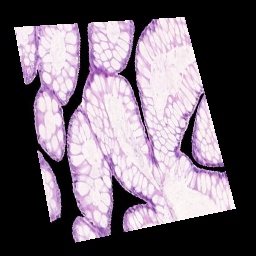
#> input picture PBL-ORB detector/BR/Bruce Force/Input/test0.jpg, 256 x 256 px
$ python 'Brute Force EX2.py'
#> lines starting #> are read from the running program, lines starting #| are printed output that depends on the picture
# importing openCV library
import cv2

# function to read the images by taking there path
def read_image(path1,path2):
#> called with path1 = 'Input/test0.jpg', path2 = 'Input/test1.jpg'
	read_img1 = cv2.imread(path1)
#> read_img1 is the input picture: shape (256, 256, 3); mean B, G, R 112.1, 101, 112.1
	read_img2 = cv2.imread(path2)
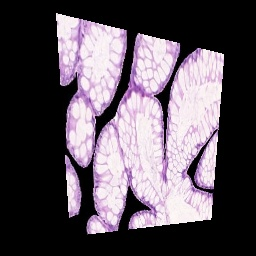
#> input picture PBL-ORB detector/BR/Bruce Force/Input/test1.jpg, 256 x 256 px
#> read_img2 is the input picture: shape (256, 256, 3); mean B, G, R 90.4, 81.3, 90.4
	return (read_img1,read_img2)

# function to convert images from RGB to gray scale
def convert_to_grayscale(pic1,pic2):
	gray_img1 = cv2.cvtColor(pic1,cv2.COLOR_BGR2GRAY)
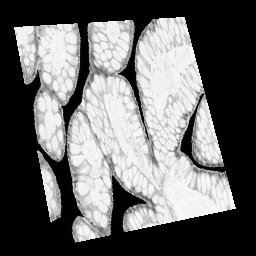
#> gray_img1: shape (256, 256); min 0, max 253, mean 105.6
	gray_img2 = cv2.cvtColor(pic2,cv2.COLOR_BGR2GRAY)
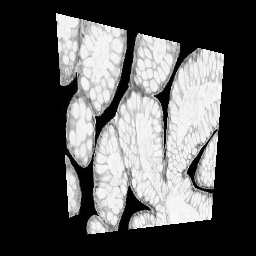
#> gray_img2: shape (256, 256); min 0, max 254, mean 85
	return (gray_img1,gray_img2)

# function to detect the features by finding key points and descriptors from the image
def detector(image1,image2):
	# creating ORB detector
	detect = cv2.ORB_create()

	# finding key points and descriptors of both images using detectAndCompute() function
	key_point1,descrip1 = detect.detectAndCompute(image1,None)
#> key_point1 = 436 keypoints; strongest (x, y, size): (203, 97, 37.2), (50, 220, 31), (120, 74, 31), (63, 106, 31)
	key_point2,descrip2 = detect.detectAndCompute(image2,None)
#> key_point2 = 453 keypoints; strongest (x, y, size): (222, 54, 31), (210, 219, 31), (139, 33, 31), (96, 117, 31)
	return (key_point1,descrip1,key_point2,descrip2)

# main function
if __name__ == '__main__':
# giving the path of both of the images
	first_image_path = "Input/test0.jpg"
	second_image_path = "Input/test1.jpg"
	img1, img2 = read_image(first_image_path,second_image_path)

	# converting the readed images into the gray scale images
	gray_pic1, gray_pic2 = convert_to_grayscale(img1,img2)

	# storing the finded key points and descriptors of both of the images
	key_pt1,descrip1,key_pt2,descrip2 = detector(img1,img2)
#> key_pt1 has the same summary as key_point1 in detector; key_pt2 has the same summary as key_point2 in detector

	# showing the images with their key points finded by the detector
	cv2.imshow("Key points of Image 1",cv2.drawKeypoints(img1,key_pt1,None))
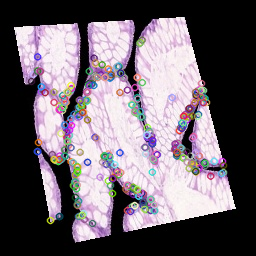
#> window 'Key points of Image 1': shape (256, 256, 3); mean B, G, R 108.4, 99.9, 109
	cv2.imshow("Key points of Image 2",cv2.drawKeypoints(img2,key_pt2,None))
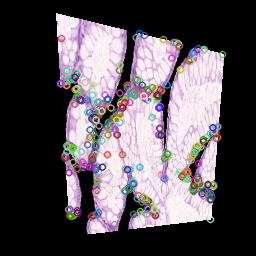
#> window 'Key points of Image 2': shape (256, 256, 3); mean B, G, R 86.8, 80.8, 87.7
	out1 = cv2.drawKeypoints(img1,key_pt1,None)
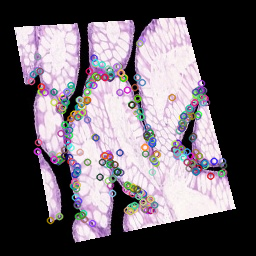
#> out1: shape (256, 256, 3); mean B, G, R 108.1, 99.8, 108.4
	out2 = cv2.drawKeypoints(img2,key_pt2,None)
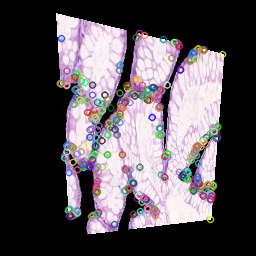
#> out2: shape (256, 256, 3); mean B, G, R 87.2, 80.8, 87.8
	cv2.imwrite('O:/BR/Output 2/out1.jpg',out1)
	cv2.imwrite('O:/BR/Output 2/out2.jpg',out2)

	# printing descriptors of both of the images
	print(f'Descriptors of Image 1 {descrip1}')
#> (printed output is left out)
	print(f'Descriptors of Image 2 {descrip2}')
#> (printed output is left out)
	print('------------------------------')

	# printing the Shape of the descriptors
	print(f'Shape of descriptor of first image {descrip1.shape}')
#| Shape of descriptor of first image (436, 32)
	print(f'Shape of descriptor of second image {descrip2.shape}')
#| Shape of descriptor of second image (453, 32)

	cv2.waitKey()
	cv2.destroyAllWindows()
